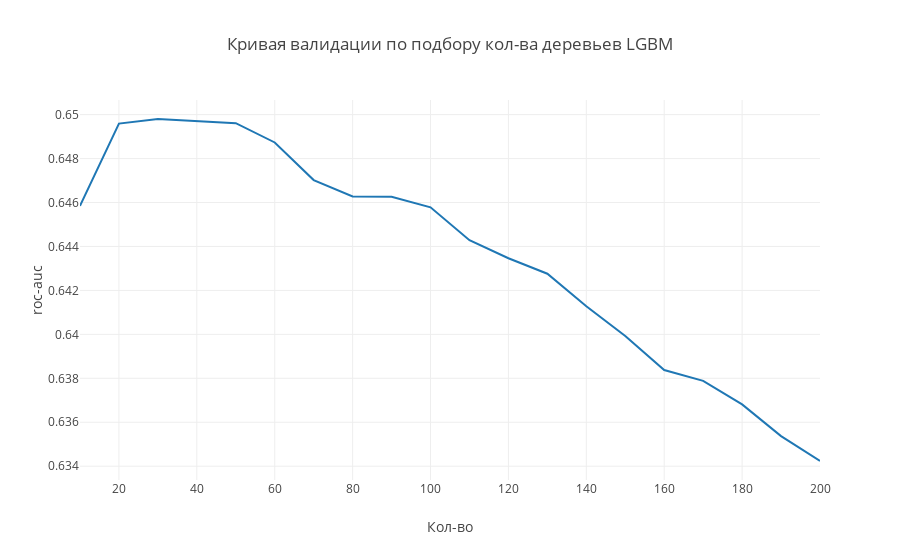

Source (notebook cell):
### Code cell
trace1 = go.Scatter(
    x=[i for i in range(10,201,10)],
    y=scores_lgbm
)
data = [trace1]
layout = go.Layout(title = 'Кривая валидации по подбору кол-ва деревьев LGBM',
          yaxis={'title':'roc-auc'}, xaxis={'title':'Кол-во'})

fig = go.Figure(data=data, layout=layout)
iplot(fig, show_link=False)

### Figure 1 — Plotly figure (JSON) as saved in the notebook; plotly's stock layout.template omitted (floating-point values rounded to 4 significant figures)
{"data": [{"type": "scatter", "uid": "4b02f711-a510-43ae-ba3d-7b20ff8242af", "x": [10, 20, 30, 40, 50, 60, 70, 80, 90, 100, 110, 120, 130, 140, 150, 160, 170, 180, 190, 200], "y": [0.6458, 0.6496, 0.6498, 0.6497, 0.6496, 0.6487, 0.647, 0.6463, 0.6463, 0.6458, 0.6443, 0.6435, 0.6428, 0.6413, 0.6399, 0.6384, 0.6379, 0.6368, 0.6354, 0.6342]}], "layout": {"title": {"text": "Кривая валидации по подбору кол-ва деревьев LGBM"}, "xaxis": {"title": {"text": "Кол-во"}}, "yaxis": {"title": {"text": "roc-auc"}}}}
